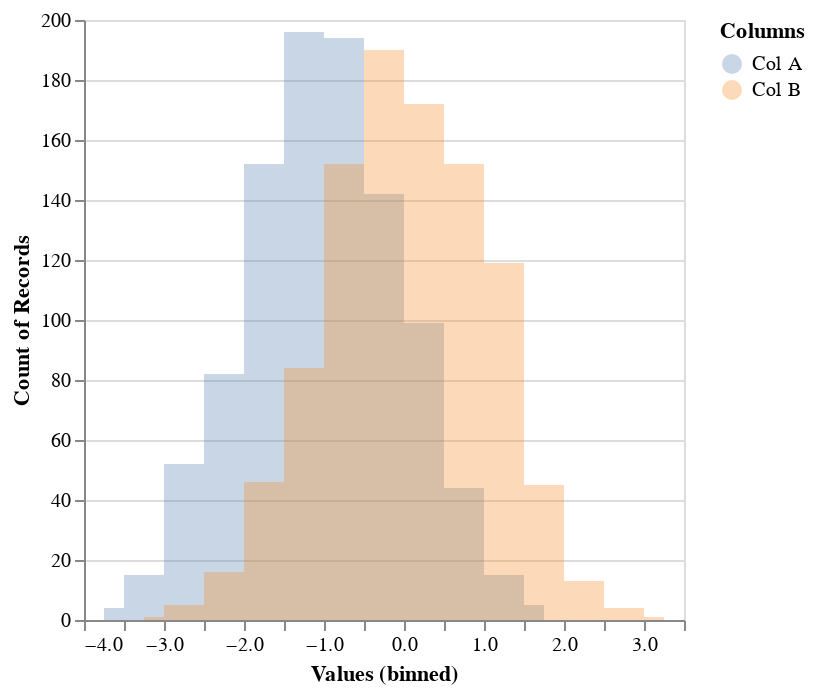

The notebook cell this image was saved under:
### Code cell
## without df.melt

hist2=alt.\
Chart(data=df).\
transform_fold(
    fold=['Col A','Col B'],
    as_=['Columns',	'Values']
).\
mark_area(
    opacity=0.3,
    interpolate='step'
).\
encode(
    x=alt.X(
        shorthand="Values:Q",
        bin=alt.BinParams(maxbins=30),
            ),
    y=alt.Y(
        shorthand="count()",
        stack=None
        ),
    color=alt.Color(shorthand="Columns:N")
)
hist2.show()

### Figure 1 — Vega-Lite specification as saved in the notebook (floating-point values rounded to 4 significant figures; data arrays with more than 128 entries replaced by an {"elided": "..."} marker saying what was removed)
{"config": {"view": {"continuousWidth": 300, "continuousHeight": 300}}, "data": {"name": "data-18c208bfda35979328fde9aaa490bcb1"}, "mark": {"type": "area", "interpolate": "step", "opacity": 0.3}, "encoding": {"color": {"field": "Columns", "type": "nominal"}, "x": {"bin": {"maxbins": 30}, "field": "Values", "type": "quantitative"}, "y": {"aggregate": "count", "stack": null, "type": "quantitative"}}, "transform": [{"fold": ["Col A", "Col B"], "as": ["Columns", "Values"]}], "$schema": "https://vega.github.io/schema/vega-lite/v5.17.0.json", "datasets": {"data-18c208bfda35979328fde9aaa490bcb1": {"elided": "1000 records"}}}
